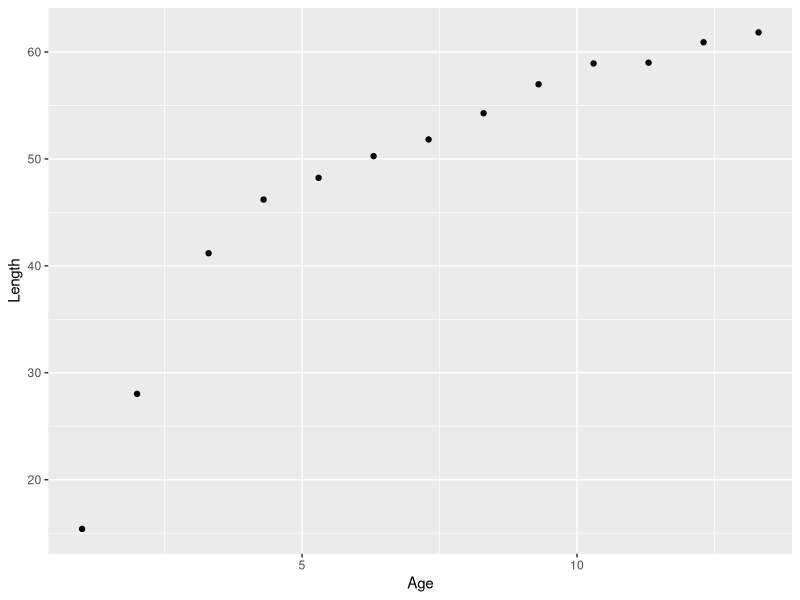
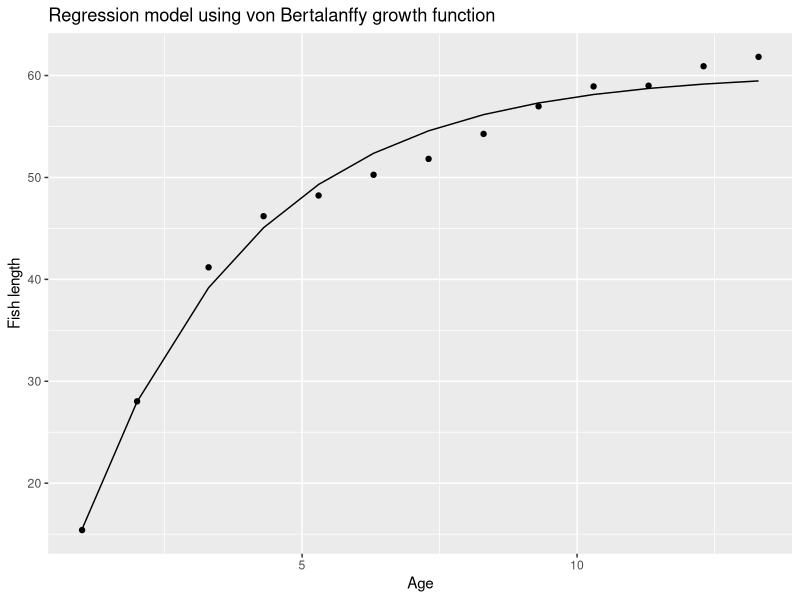

Reproduce these figures in R, in order.
## ---- chunk 1
library(knitr)
library(ggplot2)

Age = c(1,2,3.3,4.3,5.3,6.3,7.3,8.3,9.3,10.3,11.3,12.3,13.3)
Length = c(15.4,28.03,41.18,46.2,48.23,50.26,51.82,54.27,56.98,58.93,59,60.91,61.83)

#show data
kable(cbind(Age, Length), col.names = c("Age (year)", "Female mean length (cm)"))
## ---- chunk 2
#prepare data for plotting
dataset = data.frame(Age, Length)
colnames(dataset) <- c("Age", "Length")

#draw graph
ggplot(dataset, aes(x = Age, y = Length)) +
    geom_point()
## ---- chunk 3
VBGF <-function(x, Linf, K, t0){
    y = Linf * (1 - exp(-K * (x - t0)))
    return(y)
}
## ---- chunk 4
lognormal_like = function(x, y, Linf, K, t0, Out){   # function(Linf,K,t0,Out){
    
    Like = numeric(length(y))
    NLL = numeric(length(y))
    ypred = VBGF(x, Linf, K, t0)
    Dev2 = (log(Length/ypred)) ^ 2
    sigma = sqrt(mean(Dev2))
    
    for (i in 1:length(Age)){ 
        Like[i] = (1 / (x[i] * sqrt(2 * pi) * sigma)) * exp(-Dev2[i] / (2 * sigma ^ 2))
        NLL[i] = -log(Like[i])
    }
    
    #show each iteration if Out is set as TRUE
    if(Out==T) cat(sum(NLL),Linf,K,t0,"\n")
    
    #calculate various informations about the log-likelihood
        Outs <- NULL
        Outs$Pred <- ypred
        Outs$Length <- Length
        Outs$Dev2 <- Dev2
        Outs$sigma <- sigma
        Outs$Like <- Like
        Outs$NLL <- NLL 
        Outs$Obj <- sum(NLL)
        
    return(Outs)
}
## ---- chunk 5
obj_function = function(theda, ...){ 
    Outs <- lognormal_like(Linf = theda[1], K = theda[2], t0 = theda[3], ...)
    obj <- Outs$Obj 
    return(obj)
}
## ---- chunk 6
Model = optim(c(100, 0.2, 0), obj_function, x = Age, y = Length, Out = F, hessian = T)
## ---- chunk 7
# Print the likelihood value and predicted value based on the MLE estimates  
pars <- Model$par
Model_output <- lognormal_like(Age, Length, pars[1], pars[2], pars[3], Out=T)
print(Model_output)

sd <- sqrt(diag(solve(Model$hessian)))
Model_result <- cbind(pars, sd)
rownames(Model_result) <- c("L inf", "K", "t0")

kable(Model_result, col.names = c("Estimated parameters", "Standard deviation"), caption = "Model for female fish body length", digits = 3)
## ---- chunk 8
#prepare data for plotting
dataset = data.frame(Age, Length, VBGF(Age, pars[1], pars[2], pars[3]))
colnames(dataset) <- c("Age", "Actual length", "Esimated length")

#draw graph
ggplot(dataset, aes(x = Age)) +
    geom_point(aes(y = `Actual length`)) +
    geom_line(aes(y = `Esimated length`)) +
    labs(title = "Regression model using von Bertalanffy growth function", y = "Fish length")
